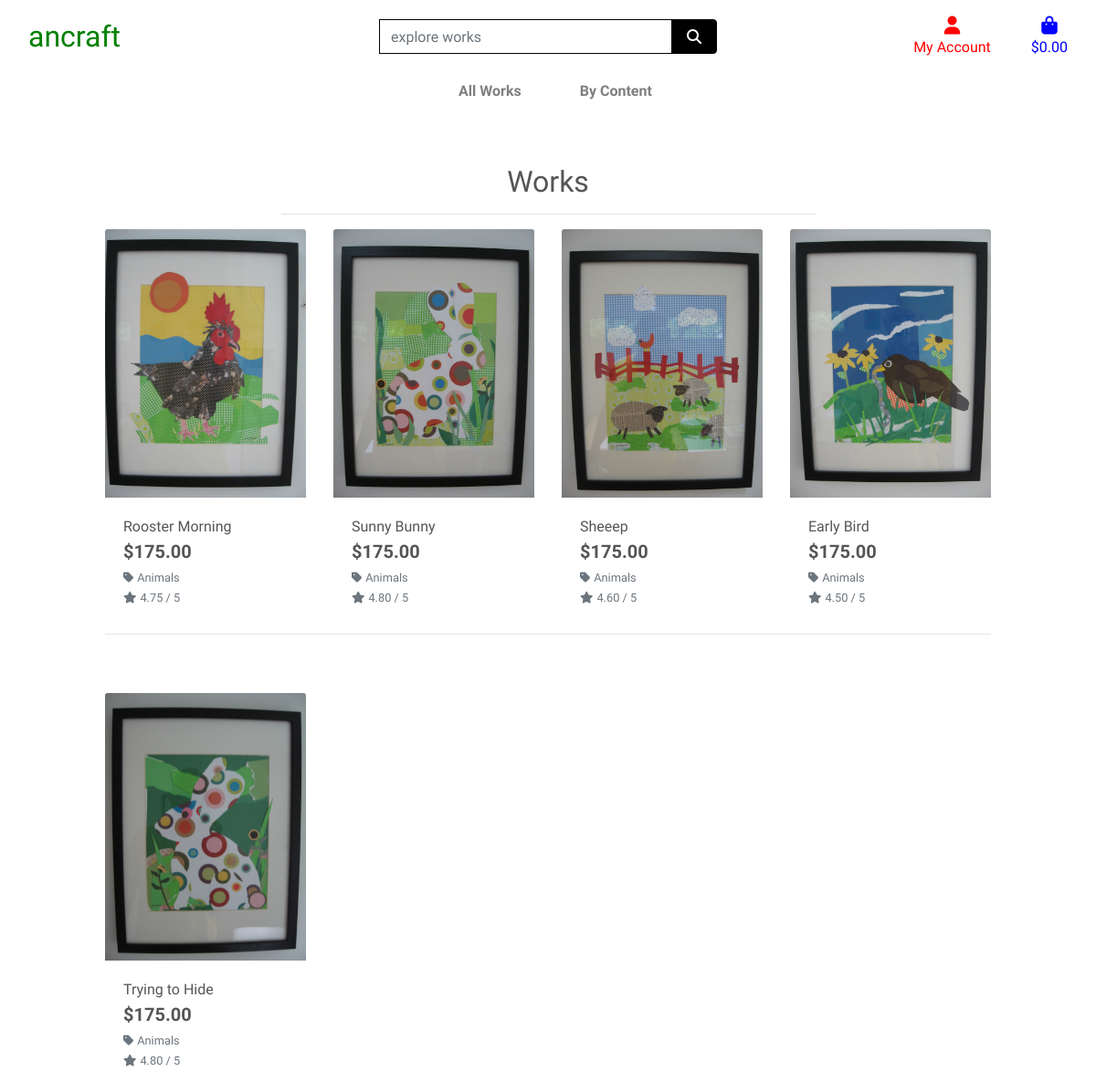
The app's page /works/?content=Animals, older data.
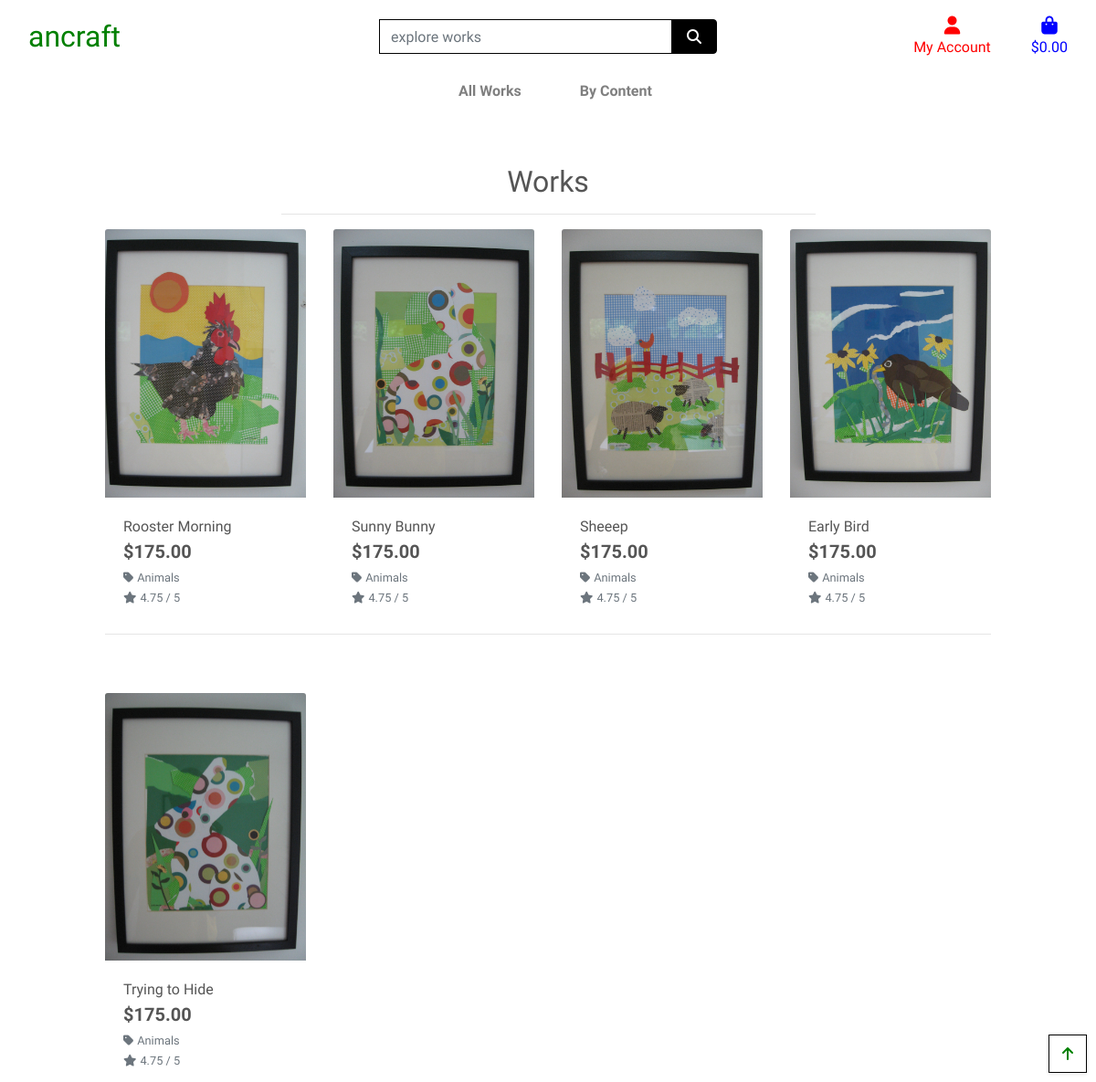
The same page, newer data.
### works/models.py (models this page shows, shortened)
class Work(models.Model):
    class Meta:
        verbose_name_plural = 'Works'
    content = models.ForeignKey('Content', null=True, blank=True,
                                 on_delete=models.SET_NULL)
    name = models.CharField(max_length=254)
    description = models.TextField()
    price = models.DecimalField(max_digits=6, decimal_places=2)
    rating = models.DecimalField(max_digits=6, decimal_places=2, null=True,
                                 blank=True)
    image = models.ImageField(null=True, blank=True)

class Content(models.Model):
    class Meta:
        verbose_name_plural = 'Contents'
    name = models.CharField(max_length=254)

### works/views.py (the view, shortened to what this page needs)
# urls.py: path('', views.all_works, name='works'),
def all_works(request):
    works = Work.objects.all()
    query = None
    contents = None
    sort = None
    direction = None
    if request.GET:
        if 'content' in request.GET:
            contents = request.GET['content'].split(',')
            works = works.filter(content__name__in=contents)
            contents = Content.objects.filter(name__in=contents)
    context = {
        'works': works,
        'search_term': query,
        'current_contents': contents,
    }
    return render(request, 'works/works.html', context)

### shoppingbag/contexts.py (called while the page is built, shortened)
def shoppingbag_sum(request):
    shoppingbag_items = []
    total = 0
    work_count = 0
    shoppingbag = request.session.get('shoppingbag', {})
    delivery = total * Decimal(settings.STANDARD_DELIVERY_PERCENTAGE / 100)
    grand_total = delivery + total
    context = {
        'shoppingbag_items': shoppingbag_items,
        'total': total,
        'work_count': work_count,
        'delivery': delivery,
        'grand_total': grand_total,
    }
    return context

### works/templates/works/works.html (shortened to what this page needs)
{% extends "base.html" %}
{% load static %}
{% block page_header %}
    <div class="container header-container">
    </div>
{% endblock %}
{% block content %}
    <div class="overlay"></div>
    <div class="container-fluid">
        <div class="row">
            <div class="col text-center mt-3">
                <h2 class="logo-font">Works</h2>
                <hr class="w-50 mb-1">
            </div>
        </div>
        <div class="row">
            <div class="works-container col-10 offset-1">
                <div class="row">
                    {% for work in works %}
                        <div class="col-sm-6 col-md-6 col-lg-4 col-xl-3">
                            <div class="card h-100 border-0">
                                {% if work.image %}
                                <a href="{% url 'work_item' work.id %}">
                                    <img class="card-img-top img-fluid" src="{{ work.image.url }}" alt="{{ work.name }}">
                                </a>
                                {% else %}
                                <a href="{% url 'work_item' work.id %}">
                                    <img class="card-img-top img-fluid" src="{{ MEDIA_URL }}noimage.png" alt="{{ work.name }}">
                                </a>
                                {% endif %}
                                <div class="card-body pb-0">
                                    <p class="mb-0">{{ work.name }}</p>
                                </div>
                                <div class="card-footer bg-white pt-0 border-0 text-left">
                                    <div class="row">
                                        <div class="col">
                                            <p class="lead mb-0 text-left font-weight-bold">${{ work.price }}</p>
                                            {% if work.content %}
                                                <p class="small mt-1 mb-0">
                                                    <a class="text-muted" href="{% url 'works' %}?content={{ work.content.name }}">
                                                        <i class="fas fa-tag mr-1"></i>{{ work.content.name }}
                                                    </a>
                                                </p>
                                            {% endif %}
                                            {% if work.rating %}
                                                <small class="text-muted"><i class="fas fa-star mr-1"></i>{{ work.rating }} / 5</small>
                                            {% else %}
                                                <small class="text-muted">No Rating</small>
                                            {% endif %}
                                        </div>
                                    </div>
                                </div>
                            </div>
                        </div>
                        {% if forloop.counter|divisibleby:4 %}
                            <div class="col-12 d-none d-xl-block mb-5">
                                <hr>
                            </div>
                        {% endif %}
                    {% endfor %}
                </div>
            </div>
        </div>
    </div>
    <div class="btt-button shadow-sm rounded-0 border border-black">
        <a class="btt-link d-flex h-100">
            <i class="fas fa-arrow-up text-green mx-auto my-auto"></i>
        </a>
    </div>
{% endblock %}

### templates/base.html (shortened to what this page needs)
{% load static %}
<!doctype html>
<html lang="en">
  <head>
    {% block corecss %}
      <link rel="stylesheet" href="https://stackpath.bootstrapcdn.com/bootstrap/4.4.1/css/bootstrap.min.css">
      <link rel="stylesheet" href="{% static 'css/base.css' %}">
    {% endblock %}
  </head>
  <body>
  <header class="container-fluid fixed-top">
    <div id="topnav" class="row bg-white pt-lg-2 d-none d-lg-flex">
        <div class="col-12 col-lg-4 my-auto py-1 py-lg-0 text-center text-lg-left">
            <a href="{% url 'home' %}" class="nav-link main-logo-link">
            <h2 class="logo-font text-green my-0">ancraft</h2>
          </a>
        </div>
      <div class="col-12 col-lg-4 my-auto py-1 py-lg-0">
        <form method="GET" action="{% url 'works' %}">
            <div class="input-group w-100">
                <input class="form-control border border-black rounded-0" type="text" name="q" placeholder="explore works">
                <div class="input-group-append">
                    <button class="form-control btn btn-black border border-black" type="submit">
                        <span class="icon">
                            <i class="fas fa-search"></i>
                        </span>
                    </button>
                </div>
            </div>
        </form>
      </div>
      <div class="col-12 col-lg-4 my-auto py-1 py-lg-0">
        <ul class="list-inline list-unstyled text-center text-lg-right my-0">
            <li class="list-inline-item dropdown">
              <a class="text-red nav-link" href="#" id="user-options" data-toggle="dropdown" aria-haspopup="true" aria-expanded="false">
                <div class="text-center">
                    <div><i class="fas fa-user fa-lg"></i></div>
                    <p class="my-0">My Account</p>
                </div>
              </a>
            </li>
            <li class="list-inline-item">
              <a class="{% if grand_total %}text-info font-weight-bold{% else %}text-blue{% endif %} nav-link" href="{% url 'view_shoppingbag' %}">
                <div class="text-center">
                    <div><i class="fas fa-shopping-bag fa-lg"></i></div>
                    <p class="my-0">
                        {% if grand_total %}
                            ${{ grand_total|floatformat:2 }}
                        {% else %}
                            $0.00
                        {% endif %}
                    </p>
                </div>
              </a>
            </li>
        </ul>
    </div>
  </div>
  <div class="row bg-white">
      <nav class="navbar navbar-expand-lg navbar-light w-100">
          {% include 'includes/mobile-top-header.html' %}
          {% include 'includes/main-nav.html' %}
      </nav>
  </div>
</header>
    {% block page_header %}
    {% endblock %}
    {% block content %}
    {% endblock %}
  </body>
</html>

### templates/includes/mobile-top-header.html (shortened to what this page needs)
<ul>
  </ul>

### templates/includes/main-nav.html (shortened to what this page needs)
<div class="collapse navbar-collapse" id="main-nav">
    <ul class="navbar-nav w-auto mx-auto">
        <li class="nav-item dropdown">
            <a class="logo-font font-weight-bold nav-link text-black mr-5" href="#" id="all-works-link" data-toggle="dropdown" aria-haspopup="true" aria-expanded="false">
                All Works
            </a>
        </li>
        <li class="nav-item dropdown">
            <a class="logo-font font-weight-bold nav-link text-black mr-5" href="#" id="content-link" data-toggle="dropdown" aria-haspopup="true" aria-expanded="false">
                By Content
            </a>
        </li>
    </ul>
</div>

### static/css/base.css (style rules this page uses)
html { height: 100%; }
body { background: url('/media/homepage_background.jpg') no-repeat center center fixed; background-size: cover; backdrop-filter: blur(2.5px); position: relative; color: #555; font-family: 'Balsamiq Sans', cursive; }
.icon { align-items: center; display: inline-flex; justify-content: center; height: 1.5rem; width: 1.5rem; }
.main-logo-link { width: fit-content; }
.btn-black { background: black; color: white; }
.text-green { color: green !important; }
.text-red { color: red !important; }
.text-blue { color: blue !important; }
.border-black { border: 1px solid black !important; }
.overlay { height: 100%; width: 100%; top: 0; left: 0; position: absolute; background: white; z-index: -1; }
.btt-button { height: 42px; width: 42px; position: fixed; bottom: 10px; right: 10px; }
.btt-link { cursor: pointer; }
@media (min-width: 1200px) { .container { max-width: 80%; } }
@media (min-width: 992px) { .header-container { padding-top: 164px; } }

Row changes from the older to the newer data that the page shows:
changed Work "Sunny Bunny": rating "4.80" → "4.75"
changed Work "Sheeep": rating "4.60" → "4.75"
changed Work "Early Bird": rating "4.50" → "4.75"
changed Work "Trying to Hide": rating "4.80" → "4.75"
